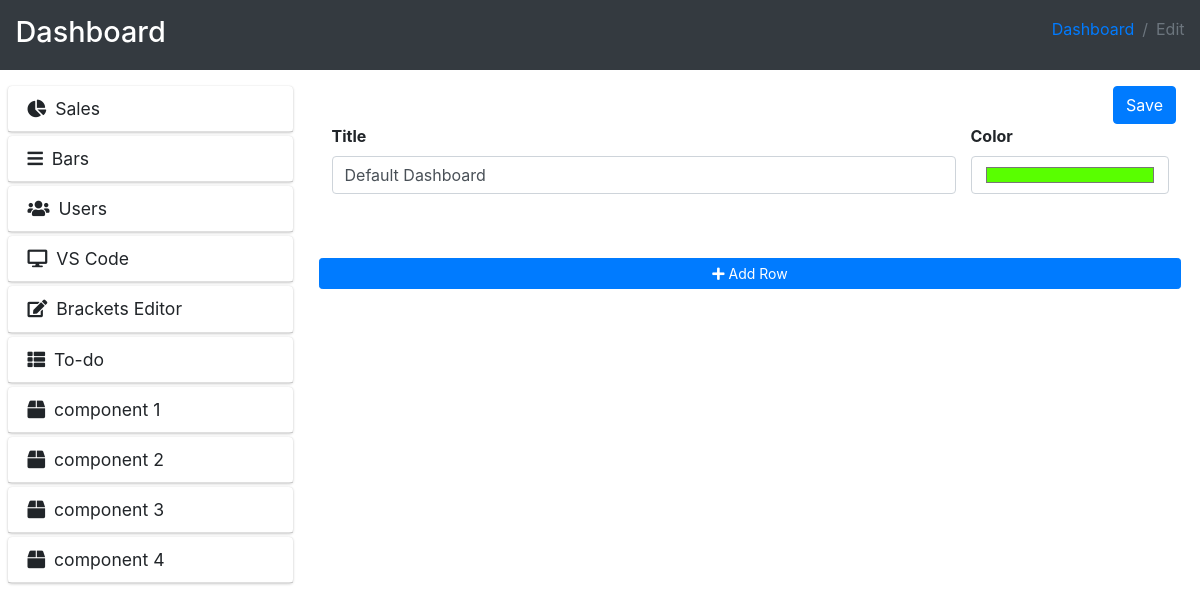
The page /edit.php?id=1 on the database its author committed.
### tables this page shows
CREATE TABLE `components` (
  `id` int(11) NOT NULL,
  `title` varchar(255) NOT NULL,
  `icon` varchar(255) NOT NULL
);

CREATE TABLE `dynamic_dashboards` (
  `id` int(11) NOT NULL,
  `name` varchar(255) NOT NULL,
  `color` varchar(100) NOT NULL
);

### include/components.php (the view)
<div class="connectedSortable my-3" id="component-sidebar">
    <?php
    $counter = 0;
    while ($component = mysqli_fetch_array($query)) : ?>
        <div class="card mb-1" data-component-id="<?= $component['id'] ?>" data-counter="<?= $counter++ ?>">
            <div class="card-header">
                <h3 class="card-title">
                    <i class="<?= $component['icon'] ?> mr-1"></i>
                    <?= $component['title'] ?>
                </h3>
            </div>
        </div>
    <?php endwhile; ?>
</div>

### edit.php (shortened to what this page needs)
<?php
include_once('connection/connect.php');
$query = mysqli_query($conn,"SELECT * FROM components");
if (isset($_GET['id'])) {
  $dashboard_id = $_GET['id'];
} else {
  header('location:index.php');
}
$dashboard_detail = mysqli_fetch_array(mysqli_query($conn,"SELECT * FROM dynamic_dashboards WHERE id = '$dashboard_id';"));
?>
<!DOCTYPE html>
<html lang="en">
<head>
  <link rel="stylesheet" href="plugins/fontawesome-free/css/all.min.css">
  <link rel="stylesheet" href="plugins/tempusdominus-bootstrap-4/css/tempusdominus-bootstrap-4.min.css">
  <link rel="stylesheet" href="dist/css/adminlte.min.css">
  <link rel="stylesheet" href="assets/css/custom.css">
  <link rel="stylesheet" href="assets/css/dragdrop.css" >
</head>
<body class="hold-transition sidebar-mini layout-fixed">
  <div class="wrapper">
    <div class="w-100">
      <div class="content-header bg-dark">
        <div class="container-fluid">
          <div class="row mb-2">
            <div class="col-sm-6">
              <h1 class="m-0">Dashboard</h1>
            </div>
            <div class="col-sm-6">
              <ol class="breadcrumb float-sm-right">
                <li class="breadcrumb-item"><a href="edit.php">Dashboard</a></li>
                <li class="breadcrumb-item active">Edit</a></li>
              </ol>
            </div>
          </div>
        </div>
      </div>
      <section class="content">
        <div class="container-fluid">
          <div class="row mt-3">
            <section class="col-lg-3 component-sidebar">
                <?php include_once('include/components.php'); ?>
            </section>
            <section class="col-lg-9">
              <div class="container px-4 mb-3">
                <div class="row justify-content-end">
                      <button type="button" class="btn btn-primary" onclick="saveDashboard()">Save</button>
                </div>
                <div class="row">
                    <div class="form-group col-md-9">
                      <label>Title</label>
                      <input type="text" class="form-control" id="dashboard-title" value="<?= $dashboard_detail['name'] ?>">
                    </div>
                    <div class="form-group col-md-3">
                      <label>Color</label>
                      <input type="color" class="form-control" id="dashboard-color" value="<?= $dashboard_detail['color'] ?>">
                    </div>
                </div>
              </div>
              <div class="container-fluid d-flex justify-content-center mt-5">
                <button type="button" class="btn btn-primary btn-sm mx-1 btn-block" onclick="addRow()">
                  <i class="fas fa-plus"></i>
                  Add Row
                </button>
              </div>
            </section>
          </div>
        </div>
      </section>
    </div>
  </div>
</body>
</html>

### assets/css/custom.css (style rules this page uses)
.content-header { height: 70px; }
.component-sidebar { height: calc(100vh - 70px); margin-top: -16px; overflow: hidden; overflow-y: scroll; }

### assets/css/dragdrop.css (style rules this page uses)
.connectedSortable { min-height:50px; }

### rows shown on the page
components: title "Sales"
components: title "Bars"
components: title "Users"
components: title "VS Code"
components: title "Brackets Editor"
components: title "To-do"
components: title "component 1"
components: title "component 2"
components: title "component 3"
components: title "component 4"
dynamic_dashboards: name "Default Dashboard", color "#59ff00"
